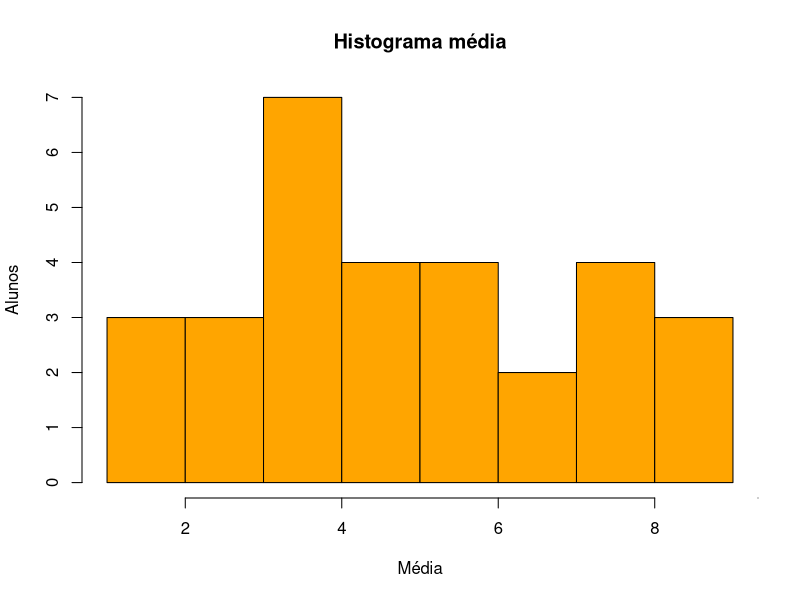
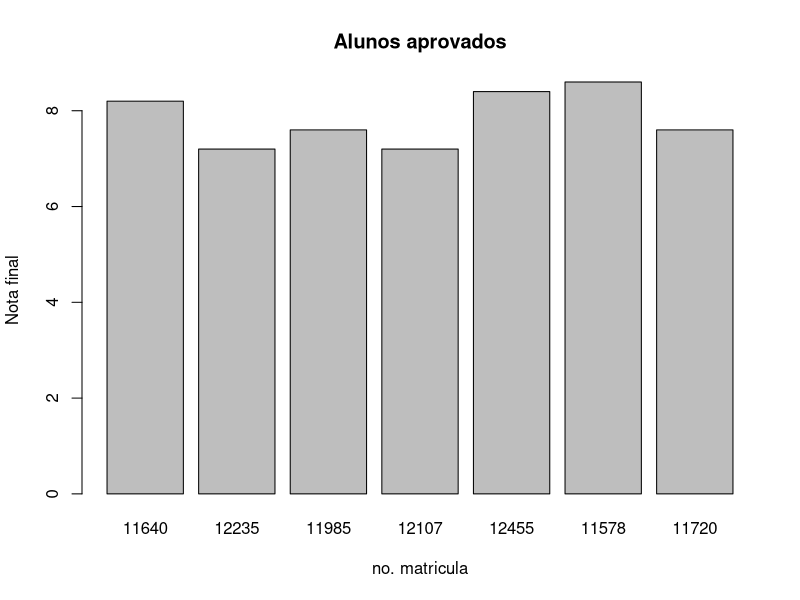

Reproduce these figures in R, in order.
set.seed(20)
notas <- data.frame(Matrícula = sample(x = 011475:012990, size = 30, replace = FALSE), 
                        ac1 = sample(x = 1:10, size = 30, replace = TRUE), 
                        ac2 = sample(x = 1:10, size = 30, replace = TRUE), 
                        prova_final= sample(x = 1:10, size = 30, replace = TRUE))

notas$MetricaMedia <- (notas$ac1 * 0.4) + (notas$ac2 * 0.4) + (notas$prova_final * 0.2)

hist(notas$MetricaMedia, main="Histograma média", xlab="Média", ylab="Alunos", col="orange")

# Script Eduardo (Usanod como métricas os alunos aprovados)

notas$notaFinal <- notas$ac1*0.4 + notas$ac2*0.4 + notas$prova_final*0.2

aprovados <- subset(notas, notas$notaFinal >=7.0)

barplot(aprovados$notaFinal,
        names.arg = aprovados$Matrícula,
        main="Alunos aprovados", xlab="no. matricula",ylab="Nota final",
        axis(1, at=10:10, labels=aprovados$Matricula))